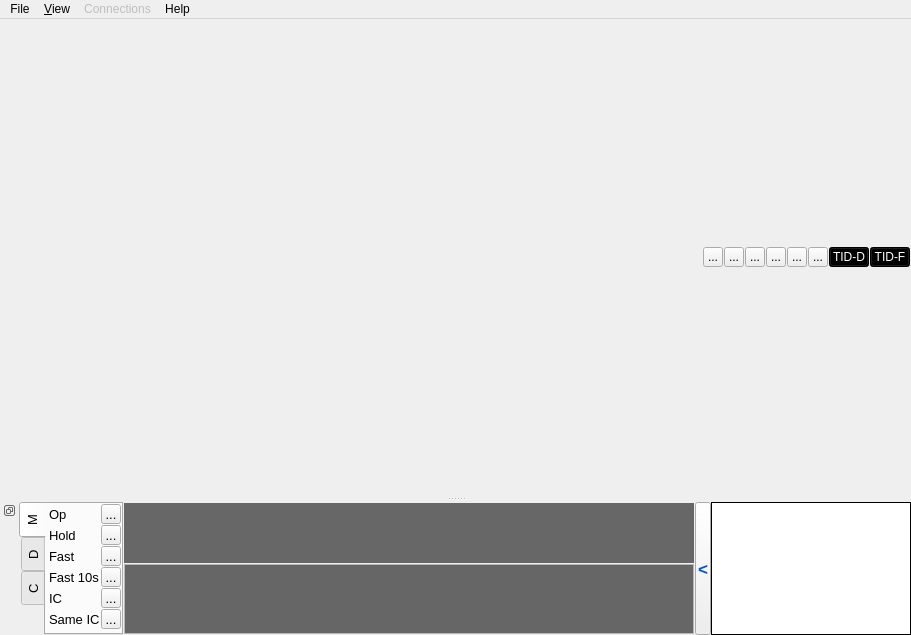
<?xml version="1.0" encoding="UTF-8"?>
<ui version="4.0">
 <class>MainWindow</class>
 <widget class="QMainWindow" name="MainWindow">
  <property name="geometry">
   <rect>
    <x>0</x>
    <y>0</y>
    <width>911</width>
    <height>635</height>
   </rect>
  </property>
  <property name="windowTitle">
   <string>BlueSky</string>
  </property>
  <property name="unifiedTitleAndToolBarOnMac">
   <bool>true</bool>
  </property>
  <widget class="QWidget" name="centralwidget">
   <property name="cursor">
    <cursorShape>CrossCursor</cursorShape>
   </property>
   <layout class="QVBoxLayout" name="verticalLayout">
    <property name="spacing">
     <number>1</number>
    </property>
    <property name="leftMargin">
     <number>1</number>
    </property>
    <property name="topMargin">
     <number>1</number>
    </property>
    <property name="rightMargin">
     <number>1</number>
    </property>
    <property name="bottomMargin">
     <number>1</number>
    </property>
    <item>
     <layout class="QHBoxLayout" name="horizontalLayout">
      <property name="spacing">
       <number>1</number>
      </property>
      <property name="sizeConstraint">
       <enum>QLayout::SetDefaultConstraint</enum>
      </property>
      <item>
       <widget class="QLabel" name="siminfoLabel">
        <property name="maximumSize">
         <size>
          <width>16777215</width>
          <height>20</height>
         </size>
        </property>
        <property name="layoutDirection">
         <enum>Qt::LeftToRight</enum>
        </property>
        <property name="text">
         <string/>
        </property>
       </widget>
      </item>
      <item>
       <widget class="QLabel" name="nodelabel">
        <property name="maximumSize">
         <size>
          <width>80</width>
          <height>20</height>
         </size>
        </property>
        <property name="text">
         <string/>
        </property>
        <property name="textFormat">
         <enum>Qt::AutoText</enum>
        </property>
        <property name="alignment">
         <set>Qt::AlignRight|Qt::AlignTrailing|Qt::AlignVCenter</set>
        </property>
       </widget>
      </item>
      <item>
       <widget class="QToolButton" name="panleft">
        <property name="maximumSize">
         <size>
          <width>20</width>
          <height>20</height>
         </size>
        </property>
        <property name="focusPolicy">
         <enum>Qt::NoFocus</enum>
        </property>
        <property name="text">
         <string>...</string>
        </property>
       </widget>
      </item>
      <item>
       <widget class="QToolButton" name="panright">
        <property name="maximumSize">
         <size>
          <width>20</width>
          <height>20</height>
         </size>
        </property>
        <property name="focusPolicy">
         <enum>Qt::NoFocus</enum>
        </property>
        <property name="text">
         <string>...</string>
        </property>
       </widget>
      </item>
      <item>
       <widget class="QToolButton" name="panup">
        <property name="maximumSize">
         <size>
          <width>20</width>
          <height>20</height>
         </size>
        </property>
        <property name="focusPolicy">
         <enum>Qt::NoFocus</enum>
        </property>
        <property name="text">
         <string>...</string>
        </property>
       </widget>
      </item>
      <item>
       <widget class="QToolButton" name="pandown">
        <property name="maximumSize">
         <size>
          <width>20</width>
          <height>20</height>
         </size>
        </property>
        <property name="focusPolicy">
         <enum>Qt::NoFocus</enum>
        </property>
        <property name="text">
         <string>...</string>
        </property>
       </widget>
      </item>
      <item>
       <widget class="QToolButton" name="zoomin">
        <property name="maximumSize">
         <size>
          <width>20</width>
          <height>20</height>
         </size>
        </property>
        <property name="focusPolicy">
         <enum>Qt::NoFocus</enum>
        </property>
        <property name="text">
         <string>...</string>
        </property>
       </widget>
      </item>
      <item>
       <widget class="QToolButton" name="zoomout">
        <property name="maximumSize">
         <size>
          <width>20</width>
          <height>20</height>
         </size>
        </property>
        <property name="focusPolicy">
         <enum>Qt::NoFocus</enum>
        </property>
        <property name="text">
         <string>...</string>
        </property>
       </widget>
      </item>
      <item>
       <widget class="QToolButton" name="tid2">
        <property name="maximumSize">
         <size>
          <width>40</width>
          <height>20</height>
         </size>
        </property>
        <property name="focusPolicy">
         <enum>Qt::NoFocus</enum>
        </property>
        <property name="styleSheet">
         <string notr="true">color: rgb(255, 255, 255);
background-color: rgb(0, 0, 0);
</string>
        </property>
        <property name="text">
         <string>TID-D</string>
        </property>
       </widget>
      </item>
      <item>
       <widget class="QToolButton" name="tid1">
        <property name="maximumSize">
         <size>
          <width>40</width>
          <height>20</height>
         </size>
        </property>
        <property name="focusPolicy">
         <enum>Qt::NoFocus</enum>
        </property>
        <property name="styleSheet">
         <string notr="true">color: rgb(255, 255, 255);
background-color: rgb(0, 0, 0);
</string>
        </property>
        <property name="text">
         <string>TID-F</string>
        </property>
       </widget>
      </item>
     </layout>
    </item>
   </layout>
  </widget>
  <widget class="QDockWidget" name="dockWidget">
   <property name="contextMenuPolicy">
    <enum>Qt::NoContextMenu</enum>
   </property>
   <property name="floating">
    <bool>false</bool>
   </property>
   <property name="features">
    <set>QDockWidget::DockWidgetFloatable|QDockWidget::DockWidgetVerticalTitleBar</set>
   </property>
   <property name="allowedAreas">
    <set>Qt::BottomDockWidgetArea</set>
   </property>
   <attribute name="dockWidgetArea">
    <number>8</number>
   </attribute>
   <widget class="QWidget" name="dockWidgetContents">
    <property name="contextMenuPolicy">
     <enum>Qt::NoContextMenu</enum>
    </property>
    <layout class="QHBoxLayout" name="horizontalLayout_2">
     <property name="spacing">
      <number>0</number>
     </property>
     <property name="leftMargin">
      <number>0</number>
     </property>
     <property name="topMargin">
      <number>0</number>
     </property>
     <property name="rightMargin">
      <number>0</number>
     </property>
     <property name="bottomMargin">
      <number>0</number>
     </property>
     <item>
      <widget class="QTabWidget" name="tabWidget">
       <property name="sizePolicy">
        <sizepolicy hsizetype="Minimum" vsizetype="Expanding">
         <horstretch>0</horstretch>
         <verstretch>0</verstretch>
        </sizepolicy>
       </property>
       <property name="font">
        <font>
         <pointsize>10</pointsize>
        </font>
       </property>
       <property name="focusPolicy">
        <enum>Qt::NoFocus</enum>
       </property>
       <property name="tabPosition">
        <enum>QTabWidget::West</enum>
       </property>
       <property name="tabShape">
        <enum>QTabWidget::Rounded</enum>
       </property>
       <property name="currentIndex">
        <number>0</number>
       </property>
       <widget class="QWidget" name="tab">
        <attribute name="title">
         <string>M</string>
        </attribute>
        <layout class="QFormLayout" name="formLayout">
         <property name="sizeConstraint">
          <enum>QLayout::SetDefaultConstraint</enum>
         </property>
         <property name="formAlignment">
          <set>Qt::AlignRight|Qt::AlignTop|Qt::AlignTrailing</set>
         </property>
         <property name="horizontalSpacing">
          <number>1</number>
         </property>
         <property name="verticalSpacing">
          <number>1</number>
         </property>
         <property name="leftMargin">
          <number>0</number>
         </property>
         <property name="topMargin">
          <number>0</number>
         </property>
         <property name="rightMargin">
          <number>1</number>
         </property>
         <property name="bottomMargin">
          <number>0</number>
         </property>
         <item row="2" column="0">
          <widget class="QLabel" name="label">
           <property name="font">
            <font>
             <pointsize>10</pointsize>
            </font>
           </property>
           <property name="text">
            <string>Op</string>
           </property>
          </widget>
         </item>
         <item row="2" column="1">
          <widget class="QToolButton" name="op">
           <property name="maximumSize">
            <size>
             <width>20</width>
             <height>20</height>
            </size>
           </property>
           <property name="focusPolicy">
            <enum>Qt::NoFocus</enum>
           </property>
           <property name="text">
            <string>...</string>
           </property>
          </widget>
         </item>
         <item row="3" column="0">
          <widget class="QLabel" name="label_2">
           <property name="font">
            <font>
             <pointsize>10</pointsize>
            </font>
           </property>
           <property name="text">
            <string>Hold</string>
           </property>
          </widget>
         </item>
         <item row="3" column="1">
          <widget class="QToolButton" name="hold">
           <property name="maximumSize">
            <size>
             <width>20</width>
             <height>20</height>
            </size>
           </property>
           <property name="focusPolicy">
            <enum>Qt::NoFocus</enum>
           </property>
           <property name="text">
            <string>...</string>
           </property>
          </widget>
         </item>
         <item row="4" column="0">
          <widget class="QLabel" name="label_3">
           <property name="font">
            <font>
             <pointsize>10</pointsize>
            </font>
           </property>
           <property name="text">
            <string>Fast</string>
           </property>
          </widget>
         </item>
         <item row="4" column="1">
          <widget class="QToolButton" name="fast">
           <property name="maximumSize">
            <size>
             <width>20</width>
             <height>20</height>
            </size>
           </property>
           <property name="focusPolicy">
            <enum>Qt::NoFocus</enum>
           </property>
           <property name="text">
            <string>...</string>
           </property>
          </widget>
         </item>
         <item row="5" column="0">
          <widget class="QLabel" name="label_4">
           <property name="font">
            <font>
             <pointsize>10</pointsize>
            </font>
           </property>
           <property name="text">
            <string>Fast 10s</string>
           </property>
          </widget>
         </item>
         <item row="5" column="1">
          <widget class="QToolButton" name="fast10">
           <property name="maximumSize">
            <size>
             <width>20</width>
             <height>20</height>
            </size>
           </property>
           <property name="focusPolicy">
            <enum>Qt::NoFocus</enum>
           </property>
           <property name="text">
            <string>...</string>
           </property>
          </widget>
         </item>
         <item row="6" column="0">
          <widget class="QLabel" name="label_5">
           <property name="font">
            <font>
             <pointsize>10</pointsize>
            </font>
           </property>
           <property name="text">
            <string>IC</string>
           </property>
          </widget>
         </item>
         <item row="6" column="1">
          <widget class="QToolButton" name="ic">
           <property name="maximumSize">
            <size>
             <width>20</width>
             <height>20</height>
            </size>
           </property>
           <property name="focusPolicy">
            <enum>Qt::NoFocus</enum>
           </property>
           <property name="text">
            <string>...</string>
           </property>
          </widget>
         </item>
         <item row="7" column="0">
          <widget class="QLabel" name="label_6">
           <property name="font">
            <font>
             <pointsize>10</pointsize>
            </font>
           </property>
           <property name="text">
            <string>Same IC</string>
           </property>
          </widget>
         </item>
         <item row="7" column="1">
          <widget class="QToolButton" name="sameic">
           <property name="maximumSize">
            <size>
             <width>20</width>
             <height>20</height>
            </size>
           </property>
           <property name="focusPolicy">
            <enum>Qt::NoFocus</enum>
           </property>
           <property name="text">
            <string>...</string>
           </property>
          </widget>
         </item>
        </layout>
       </widget>
       <widget class="QWidget" name="tab_2">
        <attribute name="title">
         <string>D</string>
        </attribute>
        <layout class="QFormLayout" name="formLayout">
         <property name="sizeConstraint">
          <enum>QLayout::SetDefaultConstraint</enum>
         </property>
         <property name="formAlignment">
          <set>Qt::AlignRight|Qt::AlignTop|Qt::AlignTrailing</set>
         </property>
         <property name="horizontalSpacing">
          <number>1</number>
         </property>
         <property name="verticalSpacing">
          <number>1</number>
         </property>
         <property name="leftMargin">
          <number>0</number>
         </property>
         <property name="topMargin">
          <number>0</number>
         </property>
         <property name="rightMargin">
          <number>1</number>
         </property>
         <property name="bottomMargin">
          <number>0</number>
         </property>
         <item row="2" column="0">
          <widget class="QLabel" name="label">
           <property name="font">
            <font>
             <pointsize>10</pointsize>
            </font>
           </property>
           <property name="text">
            <string>AC</string>
           </property>
          </widget>
         </item>
         <item row="2" column="1">
          <widget class="QToolButton" name="showac">
           <property name="maximumSize">
            <size>
             <width>20</width>
             <height>20</height>
            </size>
           </property>
           <property name="focusPolicy">
            <enum>Qt::NoFocus</enum>
           </property>
           <property name="text">
            <string>...</string>
           </property>
          </widget>
         </item>
         <item row="3" column="0">
          <widget class="QLabel" name="label_2">
           <property name="font">
            <font>
             <pointsize>10</pointsize>
            </font>
           </property>
           <property name="text">
            <string>PZ</string>
           </property>
          </widget>
         </item>
         <item row="3" column="1">
          <widget class="QToolButton" name="showpz">
           <property name="maximumSize">
            <size>
             <width>20</width>
             <height>20</height>
            </size>
           </property>
           <property name="focusPolicy">
            <enum>Qt::NoFocus</enum>
           </property>
           <property name="text">
            <string>...</string>
           </property>
          </widget>
         </item>
         <item row="4" column="0">
          <widget class="QLabel" name="label_3">
           <property name="font">
            <font>
             <pointsize>10</pointsize>
            </font>
           </property>
           <property name="text">
            <string>Apt</string>
           </property>
          </widget>
         </item>
         <item row="4" column="1">
          <widget class="QToolButton" name="showapt">
           <property name="maximumSize">
            <size>
             <width>20</width>
             <height>20</height>
            </size>
           </property>
           <property name="focusPolicy">
            <enum>Qt::NoFocus</enum>
           </property>
           <property name="text">
            <string>...</string>
           </property>
          </widget>
         </item>
         <item row="5" column="0">
          <widget class="QLabel" name="label_4">
           <property name="font">
            <font>
             <pointsize>10</pointsize>
            </font>
           </property>
           <property name="text">
            <string>Wpt</string>
           </property>
          </widget>
         </item>
         <item row="5" column="1">
          <widget class="QToolButton" name="showwpt">
           <property name="maximumSize">
            <size>
             <width>20</width>
             <height>20</height>
            </size>
           </property>
           <property name="focusPolicy">
            <enum>Qt::NoFocus</enum>
           </property>
           <property name="text">
            <string>...</string>
           </property>
          </widget>
         </item>
         <item row="6" column="0">
          <widget class="QLabel" name="label_5">
           <property name="font">
            <font>
             <pointsize>10</pointsize>
            </font>
           </property>
           <property name="text">
            <string>Labels</string>
           </property>
          </widget>
         </item>
         <item row="6" column="1">
          <widget class="QToolButton" name="showlabels">
           <property name="maximumSize">
            <size>
             <width>20</width>
             <height>20</height>
            </size>
           </property>
           <property name="focusPolicy">
            <enum>Qt::NoFocus</enum>
           </property>
           <property name="text">
            <string>...</string>
           </property>
          </widget>
         </item>
         <item row="7" column="0">
          <widget class="QLabel" name="label_6">
           <property name="font">
            <font>
             <pointsize>10</pointsize>
            </font>
           </property>
           <property name="text">
            <string>Map</string>
           </property>
          </widget>
         </item>
         <item row="7" column="1">
          <widget class="QToolButton" name="showmap">
           <property name="maximumSize">
            <size>
             <width>20</width>
             <height>20</height>
            </size>
           </property>
           <property name="focusPolicy">
            <enum>Qt::NoFocus</enum>
           </property>
           <property name="text">
            <string>...</string>
           </property>
          </widget>
         </item>
        </layout>
       </widget>
       <widget class="QWidget" name="tab_4">
        <attribute name="title">
         <string>C</string>
        </attribute>
        <layout class="QFormLayout" name="formLayout">
         <property name="sizeConstraint">
          <enum>QLayout::SetDefaultConstraint</enum>
         </property>
         <property name="formAlignment">
          <set>Qt::AlignRight|Qt::AlignTop|Qt::AlignTrailing</set>
         </property>
         <property name="horizontalSpacing">
          <number>1</number>
         </property>
         <property name="verticalSpacing">
          <number>1</number>
         </property>
         <property name="leftMargin">
          <number>0</number>
         </property>
         <property name="topMargin">
          <number>0</number>
         </property>
         <property name="rightMargin">
          <number>1</number>
         </property>
         <property name="bottomMargin">
          <number>0</number>
         </property>
         <item row="2" column="0">
          <widget class="QLabel" name="label">
           <property name="font">
            <font>
             <pointsize>10</pointsize>
            </font>
           </property>
           <property name="text">
            <string>UCO </string>
           </property>
          </widget>
         </item>
         <item row="2" column="1">
          <widget class="QToolButton" name="UCO">
           <property name="maximumSize">
            <size>
             <width>20</width>
             <height>20</height>
            </size>
           </property>
           <property name="focusPolicy">
            <enum>Qt::NoFocus</enum>
           </property>
           <property name="text">
            <string>...</string>
           </property>
          </widget>
         </item>
         <item row="3" column="0">
          <widget class="QLabel" name="label_2">
           <property name="font">
            <font>
             <pointsize>10</pointsize>
            </font>
           </property>
           <property name="text">
            <string>HDG</string>
           </property>
          </widget>
         </item>
         <item row="3" column="1">
          <widget class="QToolButton" name="HDG">
           <property name="maximumSize">
            <size>
             <width>20</width>
             <height>20</height>
            </size>
           </property>
           <property name="focusPolicy">
            <enum>Qt::NoFocus</enum>
           </property>
           <property name="text">
            <string>...</string>
           </property>
          </widget>
         </item>
         <item row="4" column="0">
          <widget class="QLabel" name="label_3">
           <property name="font">
            <font>
             <pointsize>10</pointsize>
            </font>
           </property>
           <property name="text">
            <string>ALT</string>
           </property>
          </widget>
         </item>
         <item row="4" column="1">
          <widget class="QToolButton" name="ALT">
           <property name="maximumSize">
            <size>
             <width>20</width>
             <height>20</height>
            </size>
           </property>
           <property name="focusPolicy">
            <enum>Qt::NoFocus</enum>
           </property>
           <property name="text">
            <string>...</string>
           </property>
          </widget>
         </item>
         <item row="5" column="0">
          <widget class="QLabel" name="label_4">
           <property name="font">
            <font>
             <pointsize>10</pointsize>
            </font>
           </property>
           <property name="text">
            <string>SPD</string>
           </property>
          </widget>
         </item>
         <item row="5" column="1">
          <widget class="QToolButton" name="SPD">
           <property name="maximumSize">
            <size>
             <width>20</width>
             <height>20</height>
            </size>
           </property>
           <property name="focusPolicy">
            <enum>Qt::NoFocus</enum>
           </property>
           <property name="text">
            <string>...</string>
           </property>
          </widget>
         </item>
         <item row="6" column="0">
          <widget class="QLabel" name="label_5">
           <property name="font">
            <font>
             <pointsize>10</pointsize>
            </font>
           </property>
           <property name="text">
            <string>DCT</string>
           </property>
          </widget>
         </item>
         <item row="6" column="1">
          <widget class="QToolButton" name="DIRECT">
           <property name="maximumSize">
            <size>
             <width>20</width>
             <height>20</height>
            </size>
           </property>
           <property name="focusPolicy">
            <enum>Qt::NoFocus</enum>
           </property>
           <property name="text">
            <string>...</string>
           </property>
          </widget>
         </item>
         <item row="7" column="0">
          <widget class="QLabel" name="label_6">
           <property name="font">
            <font>
             <pointsize>10</pointsize>
            </font>
           </property>
           <property name="text">
            <string>MNL</string>
           </property>
          </widget>
         </item>
         <item row="7" column="1">
          <widget class="QToolButton" name="MANUAL">
           <property name="maximumSize">
            <size>
             <width>20</width>
             <height>20</height>
            </size>
           </property>
           <property name="focusPolicy">
            <enum>Qt::NoFocus</enum>
           </property>
           <property name="text">
            <string>...</string>
           </property>
          </widget>
         </item>
        </layout>
       </widget>
      </widget>
     </item>
     <item>
      <widget class="Console" name="console" native="true">
       <layout class="QVBoxLayout" name="verticalLayout_3">
        <property name="spacing">
         <number>1</number>
        </property>
        <property name="sizeConstraint">
         <enum>QLayout::SetMinimumSize</enum>
        </property>
        <property name="leftMargin">
         <number>1</number>
        </property>
        <property name="topMargin">
         <number>1</number>
        </property>
        <property name="rightMargin">
         <number>1</number>
        </property>
        <property name="bottomMargin">
         <number>1</number>
        </property>
        <item>
         <widget class="Cmdline" name="lineEdit">
          <property name="sizePolicy">
           <sizepolicy hsizetype="Expanding" vsizetype="Fixed">
            <horstretch>0</horstretch>
            <verstretch>0</verstretch>
           </sizepolicy>
          </property>
          <property name="minimumSize">
           <size>
            <width>0</width>
            <height>21</height>
           </size>
          </property>
          <property name="maximumSize">
           <size>
            <width>16777214</width>
            <height>60</height>
           </size>
          </property>
          <property name="palette">
           <palette>
            <active>
             <colorrole role="Text">
              <brush brushstyle="SolidPattern">
               <color alpha="255">
                <red>0</red>
                <green>255</green>
                <blue>0</blue>
               </color>
              </brush>
             </colorrole>
             <colorrole role="Base">
              <brush brushstyle="SolidPattern">
               <color alpha="255">
                <red>103</red>
                <green>103</green>
                <blue>103</blue>
               </color>
              </brush>
             </colorrole>
             <colorrole role="PlaceholderText">
              <brush brushstyle="NoBrush">
               <color alpha="128">
                <red>0</red>
                <green>255</green>
                <blue>0</blue>
               </color>
              </brush>
             </colorrole>
            </active>
            <inactive>
             <colorrole role="Text">
              <brush brushstyle="SolidPattern">
               <color alpha="255">
                <red>0</red>
                <green>255</green>
                <blue>0</blue>
               </color>
              </brush>
             </colorrole>
             <colorrole role="Base">
              <brush brushstyle="SolidPattern">
               <color alpha="255">
                <red>103</red>
                <green>103</green>
                <blue>103</blue>
               </color>
              </brush>
             </colorrole>
             <colorrole role="PlaceholderText">
              <brush brushstyle="NoBrush">
               <color alpha="128">
                <red>0</red>
                <green>255</green>
                <blue>0</blue>
               </color>
              </brush>
             </colorrole>
            </inactive>
            <disabled>
             <colorrole role="Text">
              <brush brushstyle="SolidPattern">
               <color alpha="255">
                <red>127</red>
                <green>127</green>
                <blue>127</blue>
               </color>
              </brush>
             </colorrole>
             <colorrole role="Base">
              <brush brushstyle="SolidPattern">
               <color alpha="255">
                <red>237</red>
                <green>237</green>
                <blue>237</blue>
               </color>
              </brush>
             </colorrole>
             <colorrole role="PlaceholderText">
              <brush brushstyle="NoBrush">
               <color alpha="128">
                <red>0</red>
                <green>255</green>
                <blue>0</blue>
               </color>
              </brush>
             </colorrole>
            </disabled>
           </palette>
          </property>
          <property name="font">
           <font>
            <pointsize>30</pointsize>
           </font>
          </property>
          <property name="cursor" stdset="0">
           <cursorShape>IBeamCursor</cursorShape>
          </property>
          <property name="autoFillBackground">
           <bool>false</bool>
          </property>
          <property name="inputMethodHints">
           <set>Qt::ImhNone</set>
          </property>
          <property name="frameShape">
           <enum>QFrame::NoFrame</enum>
          </property>
          <property name="lineWidth">
           <number>0</number>
          </property>
          <property name="verticalScrollBarPolicy">
           <enum>Qt::ScrollBarAlwaysOff</enum>
          </property>
          <property name="horizontalScrollBarPolicy">
           <enum>Qt::ScrollBarAlwaysOff</enum>
          </property>
          <property name="readOnly">
           <bool>false</bool>
          </property>
          <property name="textInteractionFlags">
           <set>Qt::TextEditorInteraction</set>
          </property>
         </widget>
        </item>
        <item>
         <widget class="Stackwin" name="stackText">
          <property name="sizePolicy">
           <sizepolicy hsizetype="Expanding" vsizetype="Ignored">
            <horstretch>0</horstretch>
            <verstretch>0</verstretch>
           </sizepolicy>
          </property>
          <property name="maximumSize">
           <size>
            <width>16777215</width>
            <height>16777215</height>
           </size>
          </property>
          <property name="palette">
           <palette>
            <active>
             <colorrole role="Light">
              <brush brushstyle="SolidPattern">
               <color alpha="255">
                <red>102</red>
                <green>102</green>
                <blue>102</blue>
               </color>
              </brush>
             </colorrole>
             <colorrole role="Text">
              <brush brushstyle="SolidPattern">
               <color alpha="255">
                <red>0</red>
                <green>240</green>
                <blue>0</blue>
               </color>
              </brush>
             </colorrole>
             <colorrole role="Base">
              <brush brushstyle="SolidPattern">
               <color alpha="255">
                <red>102</red>
                <green>102</green>
                <blue>102</blue>
               </color>
              </brush>
             </colorrole>
             <colorrole role="PlaceholderText">
              <brush brushstyle="NoBrush">
               <color alpha="128">
                <red>0</red>
                <green>240</green>
                <blue>0</blue>
               </color>
              </brush>
             </colorrole>
            </active>
            <inactive>
             <colorrole role="Light">
              <brush brushstyle="SolidPattern">
               <color alpha="255">
                <red>102</red>
                <green>102</green>
                <blue>102</blue>
               </color>
              </brush>
             </colorrole>
             <colorrole role="Text">
              <brush brushstyle="SolidPattern">
               <color alpha="255">
                <red>0</red>
                <green>240</green>
                <blue>0</blue>
               </color>
              </brush>
             </colorrole>
             <colorrole role="Base">
              <brush brushstyle="SolidPattern">
               <color alpha="255">
                <red>102</red>
                <green>102</green>
                <blue>102</blue>
               </color>
              </brush>
             </colorrole>
             <colorrole role="PlaceholderText">
              <brush brushstyle="NoBrush">
               <color alpha="128">
                <red>0</red>
                <green>240</green>
                <blue>0</blue>
               </color>
              </brush>
             </colorrole>
            </inactive>
            <disabled>
             <colorrole role="Light">
              <brush brushstyle="SolidPattern">
               <color alpha="255">
                <red>102</red>
                <green>102</green>
                <blue>102</blue>
               </color>
              </brush>
             </colorrole>
             <colorrole role="Text">
              <brush brushstyle="SolidPattern">
               <color alpha="255">
                <red>127</red>
                <green>127</green>
                <blue>127</blue>
               </color>
              </brush>
             </colorrole>
             <colorrole role="Base">
              <brush brushstyle="SolidPattern">
               <color alpha="255">
                <red>237</red>
                <green>237</green>
                <blue>237</blue>
               </color>
              </brush>
             </colorrole>
             <colorrole role="PlaceholderText">
              <brush brushstyle="NoBrush">
               <color alpha="128">
                <red>0</red>
                <green>240</green>
                <blue>0</blue>
               </color>
              </brush>
             </colorrole>
            </disabled>
           </palette>
          </property>
          <property name="font">
           <font>
            <family>Courier New</family>
            <kerning>false</kerning>
           </font>
          </property>
          <property name="focusPolicy">
           <enum>Qt::NoFocus</enum>
          </property>
          <property name="layoutDirection">
           <enum>Qt::LeftToRight</enum>
          </property>
          <property name="undoRedoEnabled">
           <bool>false</bool>
          </property>
          <property name="readOnly">
           <bool>true</bool>
          </property>
          <property name="textInteractionFlags">
           <set>Qt::LinksAccessibleByKeyboard|Qt::LinksAccessibleByMouse</set>
          </property>
         </widget>
        </item>
       </layout>
      </widget>
     </item>
     <item>
      <widget class="QToolButton" name="shownodes">
       <property name="sizePolicy">
        <sizepolicy hsizetype="Fixed" vsizetype="Ignored">
         <horstretch>0</horstretch>
         <verstretch>0</verstretch>
        </sizepolicy>
       </property>
       <property name="minimumSize">
        <size>
         <width>0</width>
         <height>133</height>
        </size>
       </property>
       <property name="maximumSize">
        <size>
         <width>16</width>
         <height>16777215</height>
        </size>
       </property>
       <property name="palette">
        <palette>
         <active>
          <colorrole role="ButtonText">
           <brush brushstyle="SolidPattern">
            <color alpha="255">
             <red>0</red>
             <green>81</green>
             <blue>225</blue>
            </color>
           </brush>
          </colorrole>
         </active>
         <inactive>
          <colorrole role="ButtonText">
           <brush brushstyle="SolidPattern">
            <color alpha="255">
             <red>0</red>
             <green>81</green>
             <blue>225</blue>
            </color>
           </brush>
          </colorrole>
         </inactive>
         <disabled>
          <colorrole role="ButtonText">
           <brush brushstyle="SolidPattern">
            <color alpha="255">
             <red>148</red>
             <green>148</green>
             <blue>148</blue>
            </color>
           </brush>
          </colorrole>
         </disabled>
        </palette>
       </property>
       <property name="font">
        <font>
         <pointsize>13</pointsize>
         <weight>75</weight>
         <bold>true</bold>
        </font>
       </property>
       <property name="focusPolicy">
        <enum>Qt::NoFocus</enum>
       </property>
       <property name="text">
        <string>&lt;</string>
       </property>
       <property name="iconSize">
        <size>
         <width>10</width>
         <height>43</height>
        </size>
       </property>
       <property name="toolButtonStyle">
        <enum>Qt::ToolButtonTextUnderIcon</enum>
       </property>
      </widget>
     </item>
     <item>
      <widget class="QTreeWidget" name="nodetree">
       <property name="sizePolicy">
        <sizepolicy hsizetype="Expanding" vsizetype="Ignored">
         <horstretch>0</horstretch>
         <verstretch>0</verstretch>
        </sizepolicy>
       </property>
       <property name="minimumSize">
        <size>
         <width>200</width>
         <height>133</height>
        </size>
       </property>
       <property name="maximumSize">
        <size>
         <width>200</width>
         <height>16777215</height>
        </size>
       </property>
       <property name="focusPolicy">
        <enum>Qt::NoFocus</enum>
       </property>
       <property name="frameShape">
        <enum>QFrame::Box</enum>
       </property>
       <property name="frameShadow">
        <enum>QFrame::Plain</enum>
       </property>
       <property name="indentation">
        <number>8</number>
       </property>
       <attribute name="headerVisible">
        <bool>false</bool>
       </attribute>
       <column>
        <property name="text">
         <string notr="true">1</string>
        </property>
       </column>
      </widget>
     </item>
    </layout>
   </widget>
  </widget>
  <widget class="QMenuBar" name="menuBar">
   <property name="geometry">
    <rect>
     <x>0</x>
     <y>0</y>
     <width>911</width>
     <height>21</height>
    </rect>
   </property>
   <widget class="QMenu" name="menuFile">
    <property name="title">
     <string>File</string>
    </property>
    <addaction name="action_Open"/>
    <addaction name="action_Save"/>
    <addaction name="actionSettings"/>
   </widget>
   <widget class="QMenu" name="menu_View">
    <property name="title">
     <string>&amp;View</string>
    </property>
    <addaction name="action_Reset_view"/>
   </widget>
   <widget class="QMenu" name="menuConnections">
    <property name="enabled">
     <bool>false</bool>
    </property>
    <property name="title">
     <string>Connections</string>
    </property>
    <addaction name="actionConnect_servers"/>
   </widget>
   <widget class="QMenu" name="menuHelp">
    <property name="title">
     <string>Help</string>
    </property>
    <addaction name="actionAbout_BlueSky"/>
    <addaction name="actionBlueSky_help"/>
   </widget>
   <addaction name="menuFile"/>
   <addaction name="menu_View"/>
   <addaction name="menuConnections"/>
   <addaction name="menuHelp"/>
  </widget>
  <action name="action_Open">
   <property name="text">
    <string>&amp;Open</string>
   </property>
  </action>
  <action name="action_Save">
   <property name="text">
    <string>&amp;Save</string>
   </property>
  </action>
  <action name="action_Reset_view">
   <property name="enabled">
    <bool>false</bool>
   </property>
   <property name="text">
    <string>&amp;Reset view</string>
   </property>
  </action>
  <action name="actionConnect_servers">
   <property name="text">
    <string>Connect servers</string>
   </property>
  </action>
  <action name="actionAbout_BlueSky">
   <property name="text">
    <string>About BlueSky</string>
   </property>
  </action>
  <action name="actionBlueSky_help">
   <property name="text">
    <string>BlueSky help</string>
   </property>
  </action>
  <action name="actionSettings">
   <property name="text">
    <string>Settings</string>
   </property>
  </action>
 </widget>
 <customwidgets>
  <customwidget>
   <class>Console</class>
   <extends>QWidget</extends>
   <header location="global">bluesky/ui/qtgl/console</header>
   <container>1</container>
  </customwidget>
  <customwidget>
   <class>Cmdline</class>
   <extends>QTextEdit</extends>
   <header>bluesky/ui/qtgl/console</header>
  </customwidget>
  <customwidget>
   <class>Stackwin</class>
   <extends>QTextEdit</extends>
   <header>bluesky/ui/qtgl/console</header>
  </customwidget>
 </customwidgets>
 <resources/>
 <connections/>
</ui>
